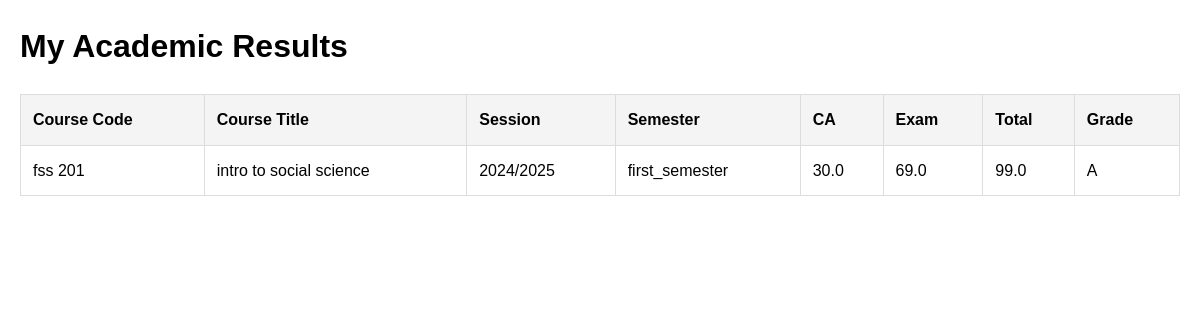
/my-results (signed in), run on the app's committed database.
### app.py (models this page shows, shortened)
class Result(db.Model):
    __tablename__ = 'results'
    id = db.Column(db.Integer, primary_key=True)
    lecturer_id = db.Column(db.Integer, db.ForeignKey('lecturers.id'), nullable=False)
    student_id = db.Column(db.Integer, db.ForeignKey('students.id'), nullable=False)
    student_name = db.Column(db.String(100), nullable=False)
    reg_number = db.Column(db.String(50), nullable=False)
    course_code = db.Column(db.String(20), nullable=False)
    course_title = db.Column(db.String(150), nullable=False)
    session_written = db.Column(db.String(50), nullable=False)
    year = db.Column(db.String(20), nullable=False)
    semester = db.Column(db.String(20), nullable=False)
    ca_score = db.Column(db.Float, nullable=False)
    exam_score = db.Column(db.Float, nullable=False)
    total_score = db.Column(db.Float, nullable=False)
    grade = db.Column(db.String(2), nullable=True)
    uploaded_at = db.Column(db.DateTime, default=db.func.current_timestamp())
    student = db.relationship('Student', back_populates='results')
    lecturer = db.relationship('Lecturer', back_populates='results')

### app.py (the view)
@app.route('/my-results', methods=['GET'])
def view_my_results():
    if 'student_id' not in session:
        flash('Please log in to view your results.', 'warning')
        return redirect(url_for('login'))
    student_results = Result.query.filter_by(student_id=session['student_id']).all()
    return render_template('student_results.html', results=student_results)

### templates/student_results.html (shortened to what this page needs)
<!DOCTYPE html>
<html lang="en">
<head>
</head>
<body>
    <h1>My Academic Results</h1>
    {% if results %}
    <table>
        <thead>
            <tr>
                <th>Course Code</th>
                <th>Course Title</th>
                <th>Session</th>
                <th>Semester</th>
                <th>CA</th>
                <th>Exam</th>
                <th>Total</th>
                <th>Grade</th>
            </tr>
        </thead>
        <tbody>
            {% for result in results %}
            <tr>
                <td>{{ result.course_code }}</td>
                <td>{{ result.course_title }}</td>
                <td>{{ result.session_written }}</td>
                <td>{{ result.semester }}</td>
                <td>{{ result.ca_score }}</td>
                <td>{{ result.exam_score }}</td>
                <td>{{ result.total_score }}</td>
                <td>{{ result.grade }}</td>
            </tr>
            {% endfor %}
        </tbody>
    </table>
    {% else %}
    <p class="no-results">No results have been uploaded for your profile yet.</p>
    {% endif %}
</body>
</html>

### templates/student_results.html (style rules this page uses)
body { font-family: sans-serif; margin: 20px; line-height: 1.6; }
table { width: 100%; border-collapse: collapse; margin-top: 20px; }
th, td { border: 1px solid #ddd; padding: 12px; text-align: left; }
th { background-color: #f4f4f4; }

### data on the page
Result: course_code "fss 201", course_title "intro to social science", session_written "2024/2025", semester "first_semester", ca_score "30.0", exam_score "69.0", total_score "99.0", grade "A"
